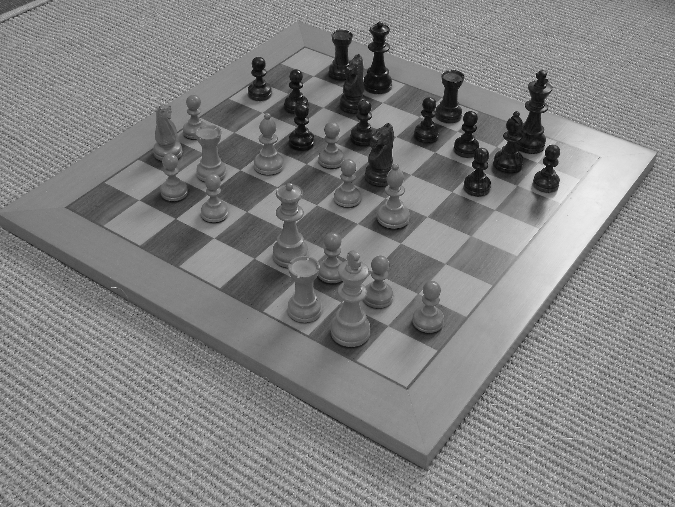
%> input picture resources/images/chess1.bmp, 675 x 507 px
$ octave hough_demo.m   (GNU Octave 9; MATLAB toolbox functions it lacks are replaced by stand-ins)
%> lines starting %> are read from the running program, lines starting %| are printed output that depends on the picture
### resources/matlab/teachimage.m
function im = teachimage(name, varargin)
%TEACHIMAGE Read an image from the local vision collection
%   There is a collection of miscellaneous individual images used for
%   demonstrations and exercises, and also some sets of images for specific
%   purposes.
%
%   LIST = TEACHIMAGE returns a list (a cell array of strings) of the names
%   of the miscellaneous images available.
%
%   IMAGE = TEACHIMAGE(FILENAME) reads an image from the vision teaching
%   directory and converts it to a grey-level image in the range 0 to 1.
%   FILENAME must be one of the names returned when TEACHIMAGE is called
%   with no arguments, including the extension.
%
%   LIST = TEACHIMAGE('classes') returns a list (a cell array of strings)
%   of the names of the classes of image available.
%
%   N = TEACHIMAGE(CLASSNAME) returns the number of images in the class
%   given. CLASSNAME must be one of the names returned by
%   TEACHIMAGE('classes').
%
%   IMAGE = TEACHIMAGE(CLASSNAME, K) returns one or more images of the
%   class specified by CLASSNAME, which must be one of the names returned
%   by TEACHIMAGE('classes'). If K is a scalar, the K'th image is returned.
%   If K is a vector, each of the images specified by the elements of K is
%   returned in a cell array. In this case IMAGE{J} is the K(J)'th image in
%   the class. Images returned have grey-levels in the range 0 to 1.
%
%   Image classes
%
%   'car', 'cat', 'person', 'building' are from the LabelMe database, at
%   http://labelme.csail.mit.edu/ The car and cat images are very small and
%   vary in size; the person and building images are larger and all the
%   same size.
%
%   'mrhead' has slices from an arbitrarily chosen MR brain scan from the
%   Oasis database, at http://www.oasis-brains.org/
%
%   'mrchest' has an arbitrarily chosen MR chest scan sequence from the
%   IOWA MRRF database at https://mri.radiology.uiowa.edu/trio_cardiac.html
%
%   'traffic' has images from a static camera over the A27 in
%   Shoreham-by-Sea. The frame rate is about 5 frames/second. The images
%   are quite small and grey-level quantisation is coarse.
%
%   DIR = TEACHIMAGE([]) returns the path of the images folder.
%
%   Assumes that images are in a folder called "images" which is in the
%   same folder as the vision library which contains this m-file.

classes = {'car' 'cat' 'person' 'building' 'mrhead' 'mrchest' 'traffic'};

fname = mfilename('fullpath');
path = fileparts(fileparts(fname));
d = fullfile(path, 'images');
if ~exist(d)
    error('Data directory not found on this machine');
end

if nargin < 1
% return list of images
    im = dir(d);
    im = {im.name}';
    ok = false(size(im));
    for i = 1:length(im)
        name = im{i};
        ok(i) = ~ismember(name, {'.' '..' 'Thumbs.db'}) && ismember('.', name);
    end
    im = im(ok);

elseif isempty(name)  % directory requested
    im = d;

elseif isequal(name, 'classes')
    im = classes';

elseif ismember(name, classes)
    switch name
        case {'building', 'person'}
            im = classims(d, 'peoplebuildings', name, varargin{:});

        case {'car', 'cat'}
            im = classims(d, 'carscats', name, varargin{:});

        case 'mrhead'
            im = mrhead(d, varargin{:});

        case 'mrchest'
            im = mrchest(d, varargin{:});

        case 'traffic'
            im = traffic(d, varargin{:});
    end

else % return image requested
    im = readimage(fullfile(d, name));

end
end

function im = readimage(filename)
%> called with filename = 'resources/images/chess1.bmp'
[k,map] = imread(filename);
%> k is the input picture: size 507x675 uint8; min 2, max 253, mean 129.1
%> map = 256 rows, first 12: [0 0 0; 0.00392 0.00392 0.00392; 0.00784 0.00784 0.00784; 0.0118 0.0118 0.0118; 0.0157 0.0157 0.0157; 0.0196 0.0196 0.0196; 0.0235 0.0235 0.0235; 0.0275 0.0275 0.0275; 0.0314 0.0314 0.0314; 0.0353 0.0353 0.0353; 0.0392 0.0392 0.0392; 0.0431 0.0431 0.0431]
if isempty(map) && ndims(k) == 3
    im = rgb2gray(k);
else
    im = ind2gray(k,map);
end
% Should really check class of result to scale properly, but 8 bits is
% right for all the images in the collection at the time of writing
im = double(im)/256;
end

% [115 lines left out: functions classims, countfiles, mrhead, mrchest, traffic, not called in this run]

### resources/matlab/line_box.m
function [l, sides] = line_box(x0, x1, y0, y1, r, theta)
% LINE_BOX  Intersection of line with sides of box
%     L = LINE_BOX(X0, X1, Y0, Y1, R, THETA) returns the intersection of
%     the straight line such that the polar coordinates of the nearest
%     point on it to the origin are R,THETA with the box with opposite
%     corners at (X0,Y0) and (X1,Y1). If the line does not intersect the
%     box, an empty matrix is returned. Otherwise the points at the ends of
%     the line segment are returned in the order [x y x y]'.
%
%     [L, S] = LINE_BOX(X0, X1, Y0, Y1, R, THETA) returns also a list of
%     the sides of the box intersected by the line, numbered in the same
%     sense as THETA starting from 1, which is on the right.

c = cos(theta); s = sin(theta);
npts = 0;
l = [];
sides = [];

ylf = intersect(s, c, r, x0);
if ylf >= y0 && ylf <= y1
    npts = npts + 1;
    sides(npts, 1) = 3;
    l(2*npts-1, 1) = x0; l(2*npts, 1) = ylf;
end

yrt = intersect(s, c, r, x1);
if yrt >= y0 && yrt <= y1
    npts = npts + 1;
    sides(npts, 1) = 1;
    l(2*npts-1, 1) = x1; l(2*npts, 1) = yrt;
end

if npts < 2
    xtp = intersect(c, s, r, y0);
    if xtp >= x0 && xtp <= x1
        npts = npts + 1;
        sides(npts, 1) = 4;
        l(2*npts-1, 1) = xtp; l(2*npts, 1) = y0;
    end
end

if npts < 2
    xbt = intersect(c, s, r, y1);
    if xbt >= x0 && xbt <= x1
        npts = npts + 1;
        sides(npts, 1) = 2;
        l(2*npts-1, 1) = xbt; l(2*npts, 1) = y1;
    end
end

end


function y = intersect(s, c, r, x)
if s == 0
    y = Inf;
else
    y = (r - c * x) / s;
end
end

### resources/matlab/hough_demo.m
%% Demonstration of Hough Transform for straight lines
%
% David Young
%
%% Read in the chessboard image
% This assumes that the Sussex vision library is in your Matlab path.
%
% The image is read, converted to gray-level and then displayed in a new
% figure.

im = teachimage('chess1.bmp');
f1 = figure; imshow(im);

%% Find edges
% We use the Canny edge detector, from the Matlab Image Processing Toolbox.
% The thresholds (0.1 and 0.2) and the smoothing constant (2) have been
% tweaked by trial and error to work well for this image. Note that the
% smoothing has to remove the high spatial frequency texture in the
% background.
%
% After finding the edges, we display the binary edge map in a new figure.

canny_thresh = [0.1 0.2];
canny_sigma = 2;
e = edge(im, 'canny', canny_thresh, canny_sigma);
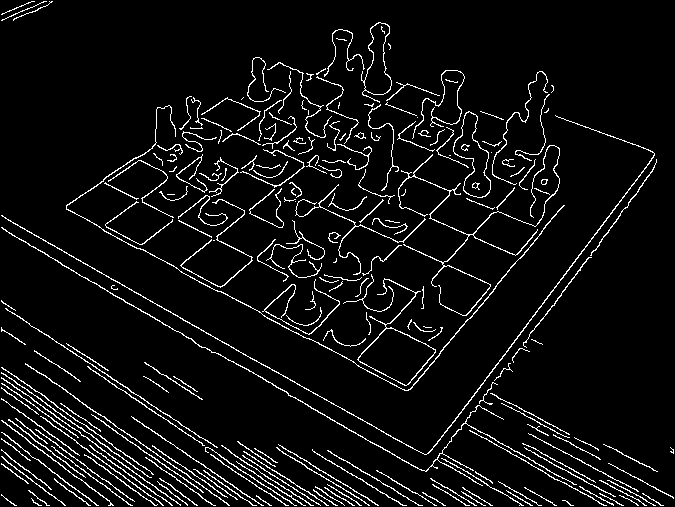
%> e: size 507x675 logical; 6.2% white in thin lines or dots
figure; imshow(e);

%% Perform the Hough transform
% We call the Matlab toolbox |hough| function to perform the tranform. Use
% the Matlab command |helpwin hough| to get more details, and see the
% lecture slides for more information on the principles behind the process.
%
% In the display of the accumulator array, the *theta* axis runs
% vertically, and the *rho* axis runs horizontally. The two roughly
% horizontal rows of bright dots correspond to the two sets of lines at
% different angles on the chessboard.
%
% The default settings for the bin sizes mean that for this input image,
% there are more bins in the *rho* direction than in the *theta* direction.
% This can easily be changed, but the defaults work well in this case.

[h, theta, rho] = hough(e);
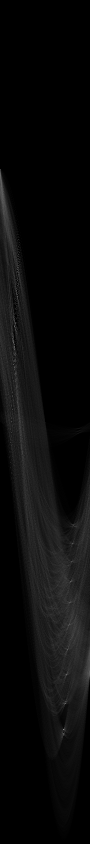
%> h: size 1687x180 double (shown at 1/2 size); min 0, max 302, mean 12.5; drawn with min black and max white
%> theta = 180 values from -90 to 89; rho = 1687 values from -843 to 843
figure; imshow(sqrt(h'), []);
%> after `imshow(sqrt(h'), [])`:
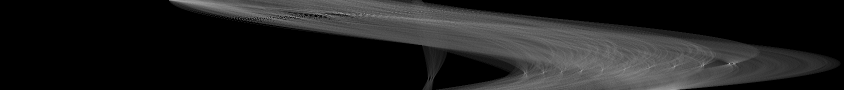
%> displayed picture: size 180x1687, on the screen's scale of 0 to 255 (shown at 1/2 size); min 0, max 255, mean 30.9

%% Find the peaks in the transform
% We use the toolbox function to locate the peak positions. Again, the
% parameters have been tweaked to suit this specific image. The maximum
% number of peaks to find is 21, and peaks must not be closer together than
% 27 bins in |rho| and 11 bins in |theta|.

maxPeaks = 21;
peakSep = [27 11];
p = houghpeaks(h, maxPeaks, 'Threshold', 0, 'NhoodSize', peakSep);
%> p = 21 rows, first 12: [1460 128; 647 31; 694 29; 1299 136; 562 36; 729 28; 589 35; 536 37; 844 24; 1408 131; 1349 134; 1124 144]

%% Plot the lines on the image
% We first convert the angles used from degrees to radians (because normal
% Matlab functions use radians - |hough| is peculiar in returning degrees).
% We switch back to the figure containing the original image for drawing.
%
% We then use a loop to plot each line. (It would be possible, but fiddly,
% to vectorise this code.) |line_box| is another local function that just
% returns the coordinates of the points where the line intersects the
% boundaries of the image, to simplify plotting.
%
% The results are good but not perfect - but that's to be expected, given
% that there are many objects and textures in the image.

theta = (pi/180)*theta;  % convert from degrees to radians
%> theta = 180 values from -1.57 to 1.55
figure(f1);           % original image window

[nr, nc] = size(im);
%> nr = 507; nc = 675
hold on               % plot on top of image
for pr = p'           % pr is assigned each row of p in turn
    r = rho(pr(1));   % look up rho for the current line
    t = theta(pr(2)); % look up theta for the current line
    l = line_box(1, nc, 1, nr, r, t);   % get end points
    if ~isempty(l)
        plot(l([1 3]), l([2,4]), 'r-', 'LineWidth', 1);
    end
end
%> this loop made 21 passes
%> (pr, r, t, c in line_box, s in line_box, ylf in line_box, yrt in line_box) on passes 1, 2, 3, 4, 5, 7, 8, 10, 11, 13, 17: ([1460; 128], 616, 0.646, 0.799, 0.602, 1022.2, 127.8), ([647; 31], -197, -1.05, 0.5, -0.866, 228.1, 617.2), ([694; 29], -150, -1.08, 0.469, -0.883, 170.4, 528.8), ([1299; 136], 455, 0.785, 0.707, 0.707, 642.5, -31.53), ([562; 36], -282, -0.96, 0.574, -0.819, 345, 816.9), ([589; 35], -255, -0.977, 0.559, -0.829, 308.3, 762.9), ([536; 37], -308, -0.942, 0.588, -0.809, 381.4, 871.1), ([1408; 131], 564, 0.698, 0.766, 0.643, 876.2, 72.99), ([1349; 134], 505, 0.75, 0.731, 0.682, 739.4, 16.62), ([710; 29], -134, -1.08, 0.469, -0.883, 152.3, 510.7), ([1251; 138], 407, 0.82, 0.682, 0.731, 555.6, -72.95)
%> (pr, r, t, c in line_box, s in line_box, ylf in line_box, yrt in line_box) on passes 6, 14, 16, 20, 21: ([729; 28], -115, -1.1, 0.454, -0.891, 129.6, 473), ([339; 1], -505, -1.57, 6.12e-17, -1, 505, 505), ([793; 26], -51, -1.13, 0.423, -0.906, 56.74, 371), ([820; 25], -24, -1.15, 0.407, -0.914, 26.72, 326.8), ([362; 3], -482, -1.54, 0.0349, -0.999, 482.3, 505.9)
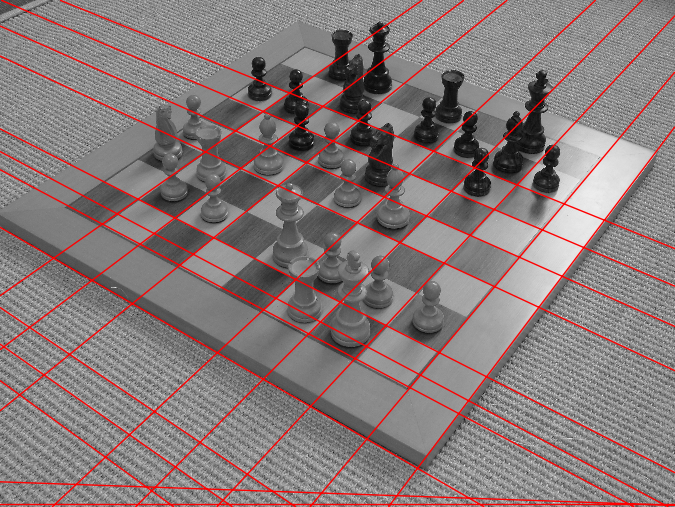
%> figure redrawn from the program's plot data
hold off

%% Experimenting yourself
% You can experiment with this demonstration yourself, by downloading this
% html document and using Matlab's |grabcode| function to extract the
% original M-file. You can then edit it to change the
% parameters or to try, perhaps, the toolbox |houghlines| function.
%
% This document may be accessible from outside Sussex University, but to
% use functions from the local library you need to be a student or member
% of staff of the University.
%
% Copyright University of Sussex, 2006

$ run again, with resources/images/chess2.bmp copied over resources/images/chess1.bmp
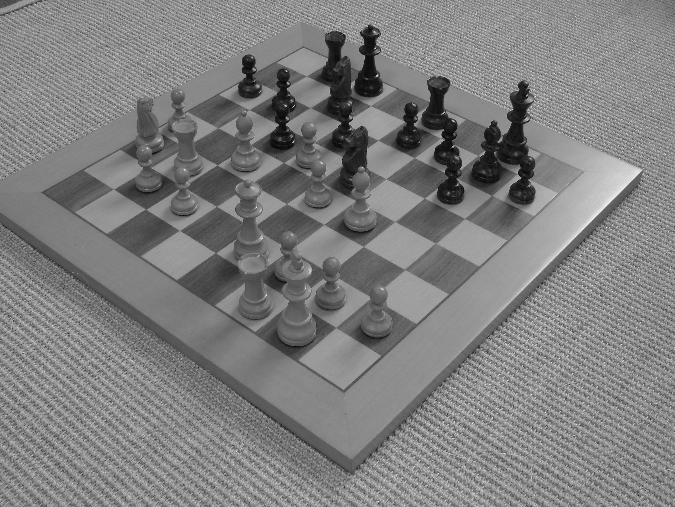
%> input picture resources/images/chess2.bmp, 675 x 507 px
%> in readimage, k is the input picture: size 507x675 uint8; min 1, max 248, mean 127.4
%> map = 256 rows, first 12: [0 0 0; 0.00392 0.00392 0.00392; 0.00784 0.00784 0.00784; 0.0118 0.0118 0.0118; 0.0157 0.0157 0.0157; 0.0196 0.0196 0.0196; 0.0235 0.0235 0.0235; 0.0275 0.0275 0.0275; 0.0314 0.0314 0.0314; 0.0353 0.0353 0.0353; 0.0392 0.0392 0.0392; 0.0431 0.0431 0.0431]
%> `e = edge(im, 'canny', canny_thresh, canny_sigma);`:
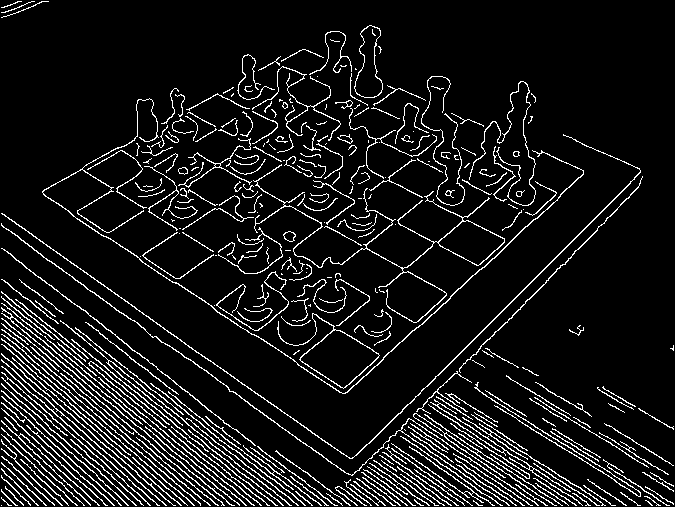
%> e: size 507x675 logical; 9.4% white in thin lines or dots
%> `[h, theta, rho] = hough(e);`: theta = 180 values from -90 to 89; rho = 1687 values from -843 to 843
%> p = 21 rows, first 12: [1429 136; 669 36; 606 41; 633 40; 590 42; 834 29; 650 39; 1310 141; 744 33; 770 33; 339 1; 805 30]
%> `theta = (pi/180)*theta;`: theta = 180 values from -1.57 to 1.55
%> the loop `for pr = p'` made 21 passes
%> (pr, r, t, c in line_box, s in line_box, ylf in line_box, yrt in line_box) on passes 1, 2, 3, 4, 5, 7, 8: ([1429; 136], 585, 0.785, 0.707, 0.707, 826.3, 152.3), ([669; 36], -175, -0.96, 0.574, -0.819, 214.3, 686.3), ([606; 41], -238, -0.873, 0.643, -0.766, 311.5, 877.1), ([633; 40], -211, -0.89, 0.629, -0.777, 272.3, 818.1), ([590; 42], -254, -0.855, 0.656, -0.755, 337.4, 923.3), ([650; 39], -194, -0.908, 0.616, -0.788, 247, 773.6), ([1310; 141], 466, 0.873, 0.643, 0.766, 607.5, 41.93)
%> after the loop `for pr = p'`:
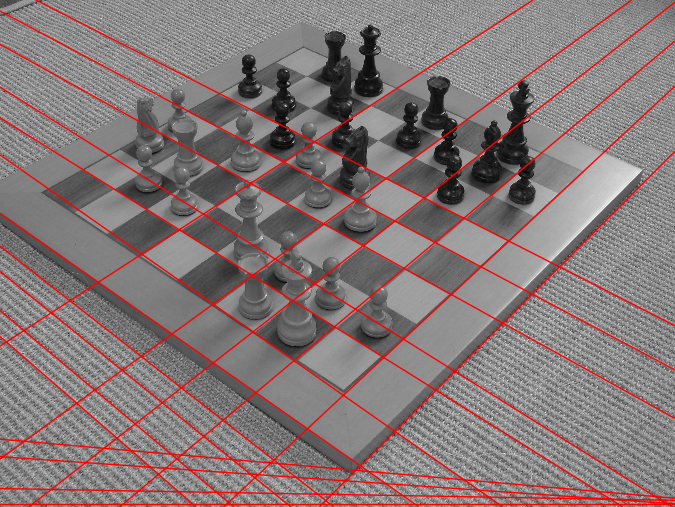
%> figure redrawn from the program's plot data

$ run again, with resources/images/chess3.bmp copied over resources/images/chess1.bmp
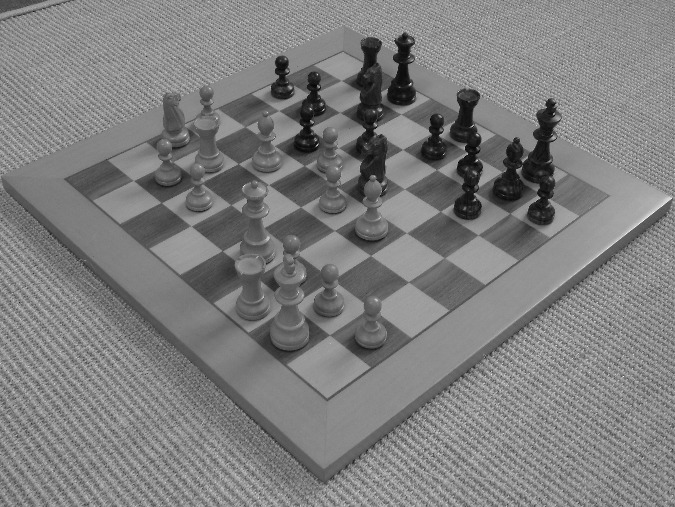
%> input picture resources/images/chess3.bmp, 675 x 507 px
%> in readimage, k is the input picture: size 507x675 uint8; min 5, max 251, mean 126.3
%> map = 256 rows, first 12: [0 0 0; 0.00392 0.00392 0.00392; 0.00784 0.00784 0.00784; 0.0118 0.0118 0.0118; 0.0157 0.0157 0.0157; 0.0196 0.0196 0.0196; 0.0235 0.0235 0.0235; 0.0275 0.0275 0.0275; 0.0314 0.0314 0.0314; 0.0353 0.0353 0.0353; 0.0392 0.0392 0.0392; 0.0431 0.0431 0.0431]
%> `e = edge(im, 'canny', canny_thresh, canny_sigma);`:
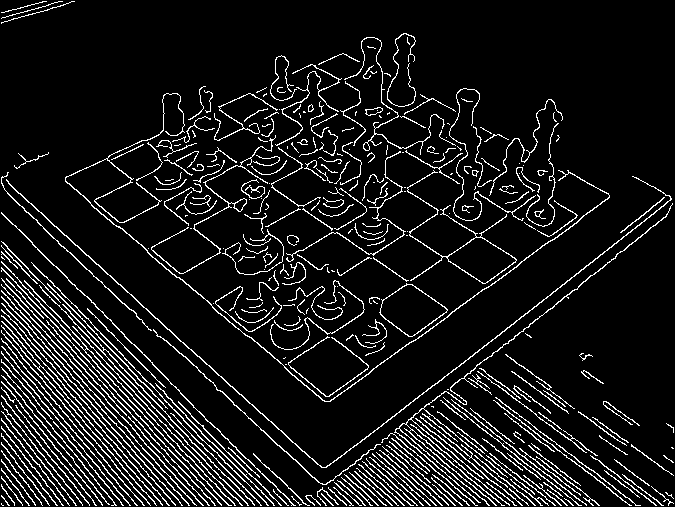
%> e: size 507x675 logical; 9.7% white in thin lines or dots
%> `[h, theta, rho] = hough(e);`: theta = 180 values from -90 to 89; rho = 1687 values from -843 to 843
%> p = 21 rows, first 12: [1414 143; 712 43; 1306 147; 1362 145; 681 46; 666 48; 847 36; 651 49; 821 38; 635 50; 1257 149; 898 33]
%> `theta = (pi/180)*theta;`: theta = 180 values from -1.57 to 1.55
%> the loop `for pr = p'` made 21 passes
%> (pr, r, t, c in line_box, s in line_box, ylf in line_box, yrt in line_box) on passes 1, 2, 3, 4, 5, 6, 8: ([1414; 143], 570, 0.908, 0.616, 0.788, 722.6, 196), ([712; 43], -132, -0.838, 0.669, -0.743, 178.5, 785.4), ([1306; 147], 462, 0.977, 0.559, 0.829, 556.6, 102), ([1362; 145], 518, 0.942, 0.588, 0.809, 639.6, 149.9), ([681; 46], -163, -0.785, 0.707, -0.707, 231.5, 905.5), ([666; 48], -178, -0.75, 0.731, -0.682, 262.1, 984.8), ([651; 49], -193, -0.733, 0.743, -0.669, 289.5, 1038.1)
%> after the loop `for pr = p'`:
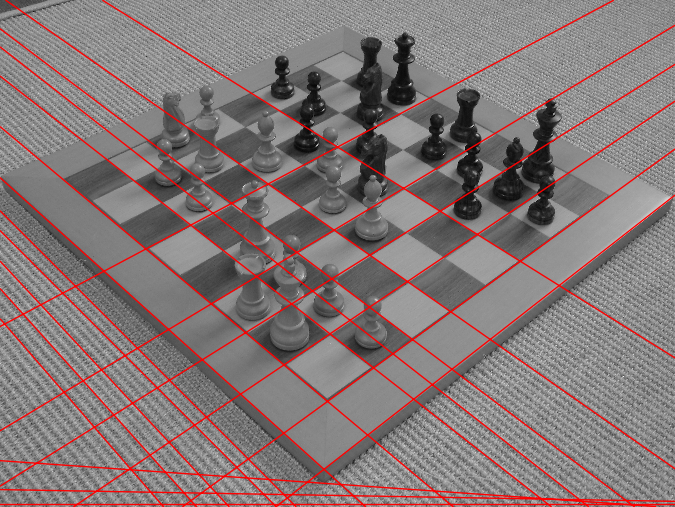
%> figure redrawn from the program's plot data

$ run again, with resources/images/chess4.bmp copied over resources/images/chess1.bmp
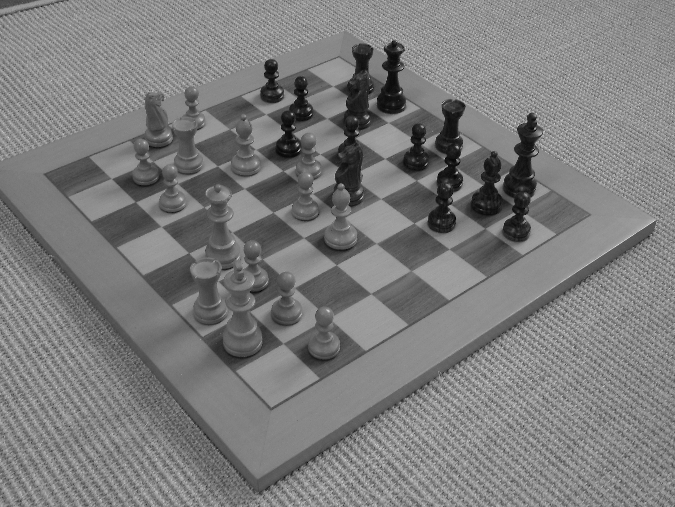
%> input picture resources/images/chess4.bmp, 675 x 507 px
%> in readimage, k is the input picture: size 507x675 uint8; min 2, max 222, mean 124.3
%> map = 256 rows, first 12: [0 0 0; 0.00392 0.00392 0.00392; 0.00784 0.00784 0.00784; 0.0118 0.0118 0.0118; 0.0157 0.0157 0.0157; 0.0196 0.0196 0.0196; 0.0235 0.0235 0.0235; 0.0275 0.0275 0.0275; 0.0314 0.0314 0.0314; 0.0353 0.0353 0.0353; 0.0392 0.0392 0.0392; 0.0431 0.0431 0.0431]
%> `e = edge(im, 'canny', canny_thresh, canny_sigma);`:
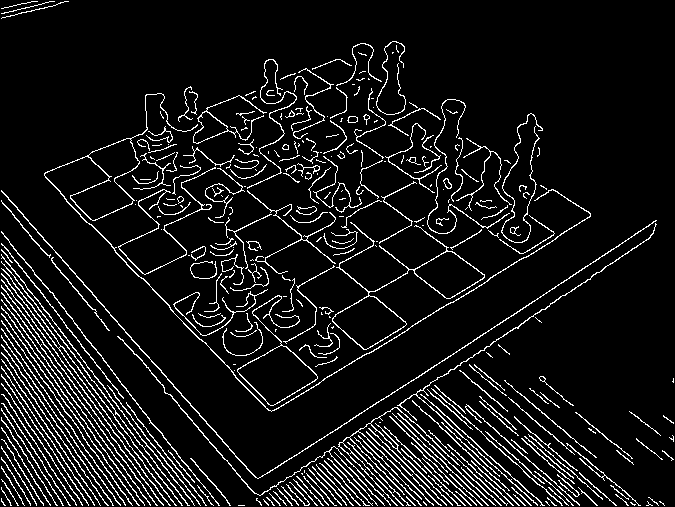
%> e: size 507x675 logical; 8.6% white in thin lines or dots
%> `[h, theta, rho] = hough(e);`: theta = 180 values from -90 to 89; rho = 1687 values from -843 to 843
%> p = 21 rows, first 12: [1387 148; 689 54; 857 41; 1284 151; 704 53; 884 39; 669 55; 752 47; 1194 154; 793 45; 721 50; 1236 153]
%> `theta = (pi/180)*theta;`: theta = 180 values from -1.57 to 1.55
%> the loop `for pr = p'` made 21 passes
%> (pr, r, t, c in line_box, s in line_box, ylf in line_box, yrt in line_box) on passes 1, 2, 3, 4, 5, 7, 8: ([1387; 148], 543, 0.995, 0.545, 0.839, 646.8, 209.1), ([689; 54], -155, -0.646, 0.799, -0.602, 258.9, 1153.3), ([857; 41], 13, -0.873, 0.643, -0.766, -16.13, 549.4), ([1284; 151], 440, 1.05, 0.5, 0.866, 507.5, 118.4), ([704; 53], -140, -0.663, 0.788, -0.616, 228.7, 1091.4), ([669; 55], -175, -0.628, 0.809, -0.588, 299.1, 1226.8), ([752; 47], -92, -0.768, 0.719, -0.695, 133.5, 831.4)
%> after the loop `for pr = p'`:
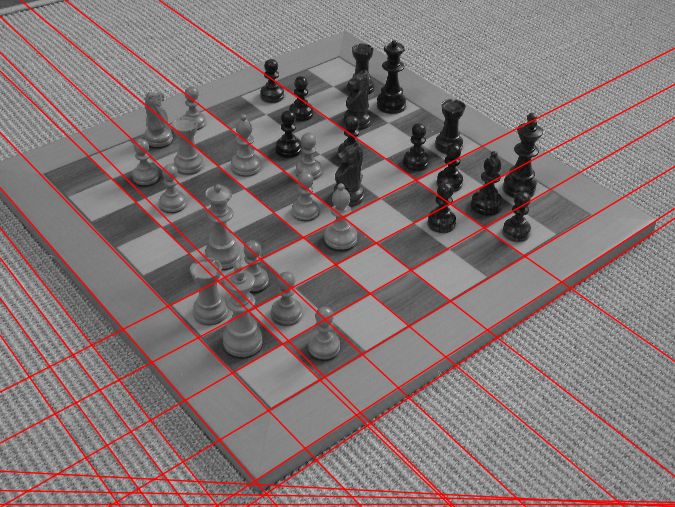
%> figure redrawn from the program's plot data
